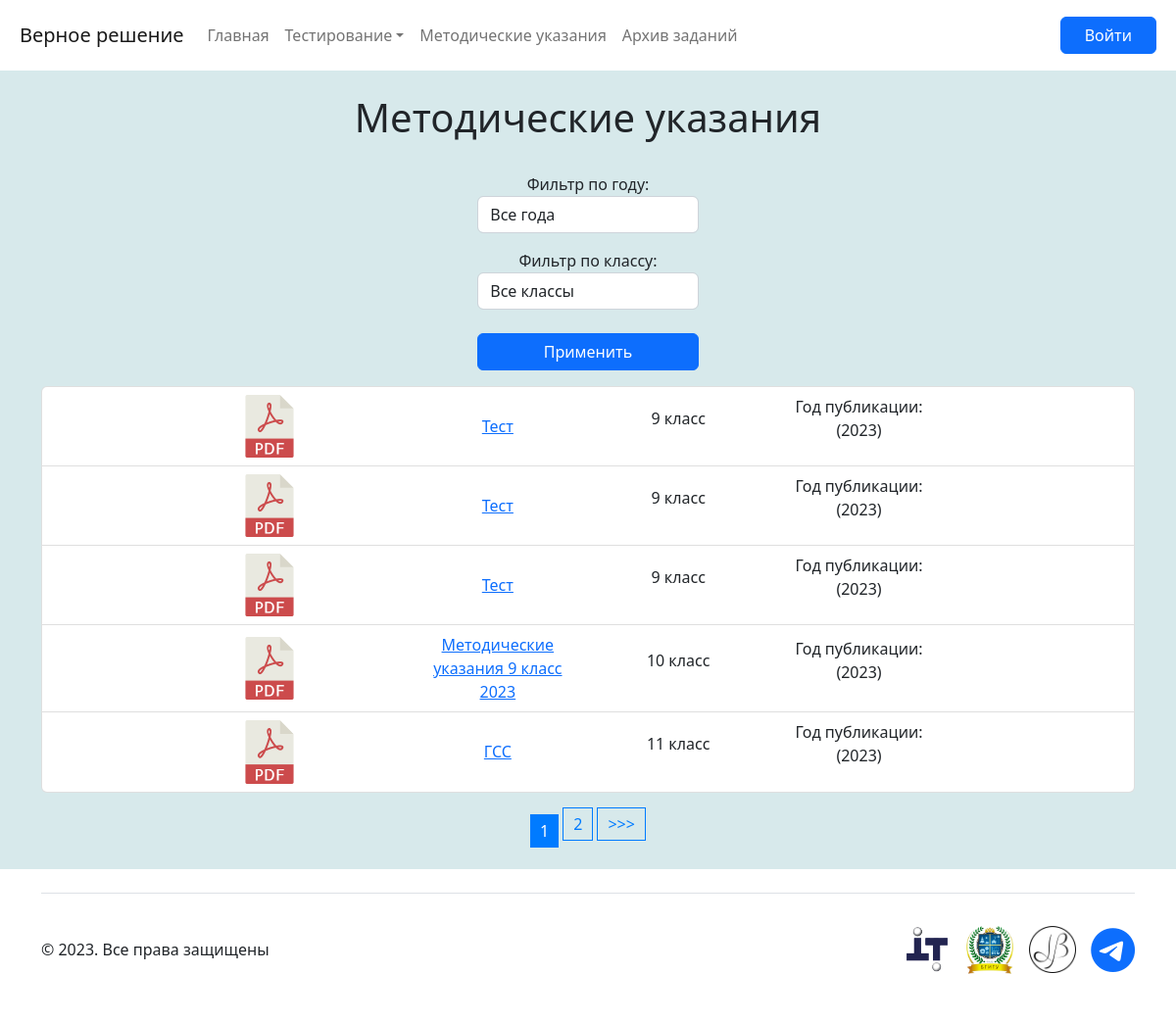
The app's page /MUList, older data.
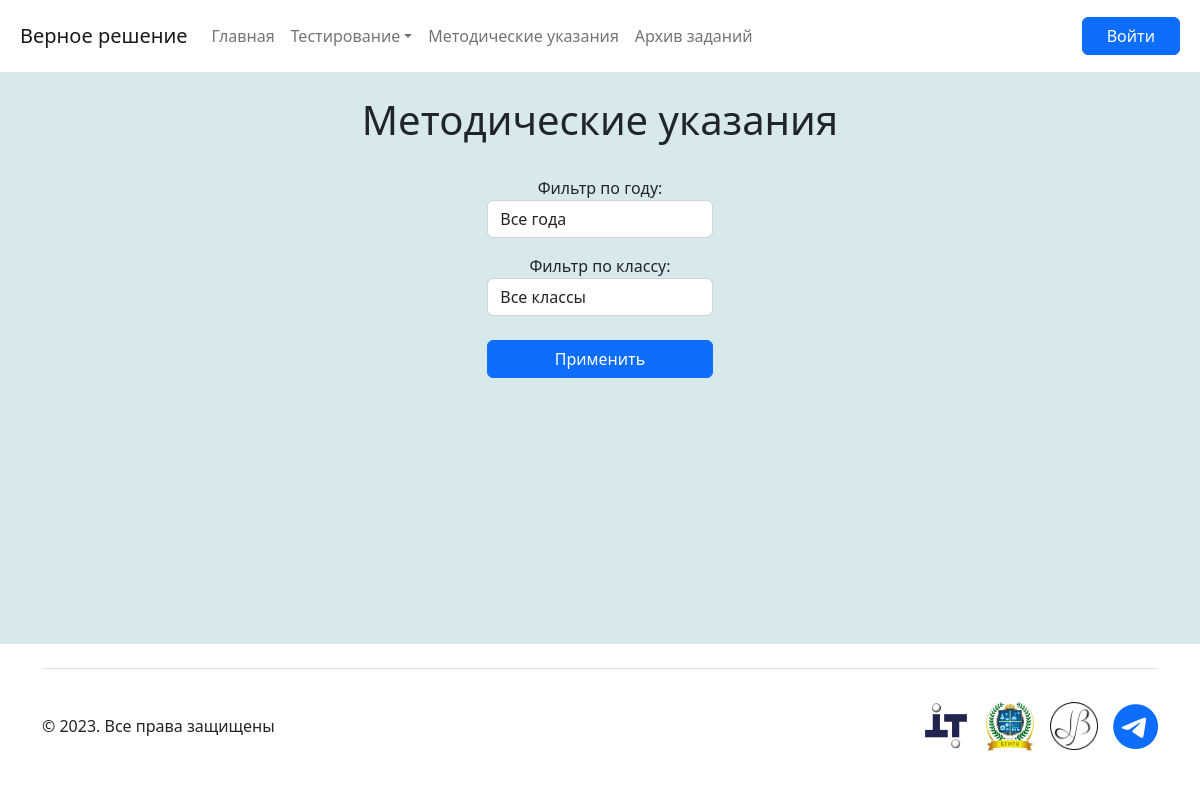
The same page, newer data.
### app/models.py (models this page shows, shortened)
class MUList(db.Model):
    __tablename__ = 'mulist'
    id = db.Column(db.Integer, primary_key=True)
    title = db.Column(db.String(500), nullable=False)
    pdf_file = db.Column(db.String, nullable=False)
    publication_year = db.Column(db.Integer, nullable=False)
    teach_class = db.Column(db.String(10), nullable=False)

### app/routes.py (the view)
@app.route('/MUList', methods=['GET', 'POST'])
def list_MU():
    if current_user.is_authenticated:
        cur_u = User.query.filter(User.id == current_user.id).first()
        if cur_u.usertype == "Администратор":
            return render_template("index.html", menu=admin_menu, footer=True)
    tasks_query = MUList.query
    years = set(task.publication_year for task in tasks_query)
    years = sorted(years, reverse=True)
    classes = set(task.teach_class for task in tasks_query)
    classes = sorted(classes, reverse=True)
    selected_year = request.args.get('year')
    selected_class = request.args.get('class')
    if selected_year:
        tasks_query = tasks_query.filter(MUList.publication_year == selected_year)
    if selected_class:
        tasks_query = tasks_query.filter(MUList.teach_class == selected_class)
    page = request.args.get('page', 1, type=int)
    pagination = tasks_query.paginate(page=page, per_page=5)
    return render_template('files.html', years=years, classes=classes, menu=user_menu, selected_year=selected_year,
                           selected_class=selected_class, pagination=pagination, header="Методические указания",
                           title="Методические указания", footer=True, link='list_MU')

### app/templates/files.html (shortened to what this page needs)
{% extends "base.html" %}
{% block content %}
    <div class="container">
        <div class="mt-4 row">
            <h1 class="text-center">{{ header }}</h1>
            <div class="col-md-5 d-flex justify-content-center align-items-center
             mx-auto mt-4">
                <form method="get" action="" class="form-inline text-center col-md-6">
                    <div class="form-group ml-3 ">
                        <label for="class">Фильтр по году:</label>
                        <select name="year" id="year" class="form-control">
                            <option value="" {% if not selected_year %}selected{% endif %}>Все года</option>
                        </select>
                    </div>
                    <div class="form-group ml-3 mt-3">
                        <label for="class">Фильтр по классу:</label>
                        <select name="class" id="class" class="form-control">
                            <option value="" {% if not selected_class %}selected{% endif %}>Все классы</option>
                        </select>
                    </div>
                    <button type="submit" class="btn btn-primary w-100 mt-4">Применить</button>
                </form>
            </div>
        </div>
        <ul class="list-group mt-3">
            {% for pagination in pagination.items %}
                <li class="list-group-item">
                    <div class="row align-items-center justify-content-center task-group">
                        <div class="col-md-2">
                            <img src="/static/images/v2/pdf.png" width="40%" class="pdf-ico" alt="иконка документа">
                        </div>
                        <a class="col-md-2 text-center"
                           href="{{ url_for('download', filename=pagination.pdf_file) }}">{{ pagination.title }}</a>
                        <p class="col-md-2 text-center">{{ pagination.teach_class }} класс</p>
                        <p class="col-md-2 text-center">Год публикации:<br>({{ pagination.publication_year }})</p>
                    </div>
                </li>
            {% endfor %}
        </ul>
        <div class="row">
            <div class="col-md-12">
                <div class="pagination">
                    {% for number in pagination.iter_pages() %}
                        {% if pagination.page != number %}
                            <span>
                                <a class='page-number'
                                   href="{{ url_for(link, page=number, year=selected_year) }}">
                                    {{ number }}
                                </a>
                            </span>
                        {% else %}
                            <span class='current-page-number'>{{ number }}</span>
                        {% endif %}
                    {% endfor %}
                    {% if pagination.has_next %}
                        <span>
                            <a class='page-number'
                               href="{{ url_for(link, page=pagination.next_num, year=selected_year) }}">
                                {{ '>>>' }}
                            </a>
                        </span>
                    {% endif %}
                </div>
            </div>
        </div>
    </div>
{% endblock %}

Row changes from the older to the newer data that the page shows:
removed MUList: title "Тест", teach_class "9", publication_year "2023"
removed MUList: title "Тест", teach_class "9", publication_year "2023"
removed MUList: title "Тест", teach_class "9", publication_year "2023"
removed MUList: title "Методические указания 9 класс 2023", teach_class "10", publication_year "2023"
removed MUList: title "ГСС", teach_class "11", publication_year "2023"
Text that changed along with them:
{{ '>>>' }}: ">>>" → (not shown)
list line gone: "1"
list line gone: "2"
